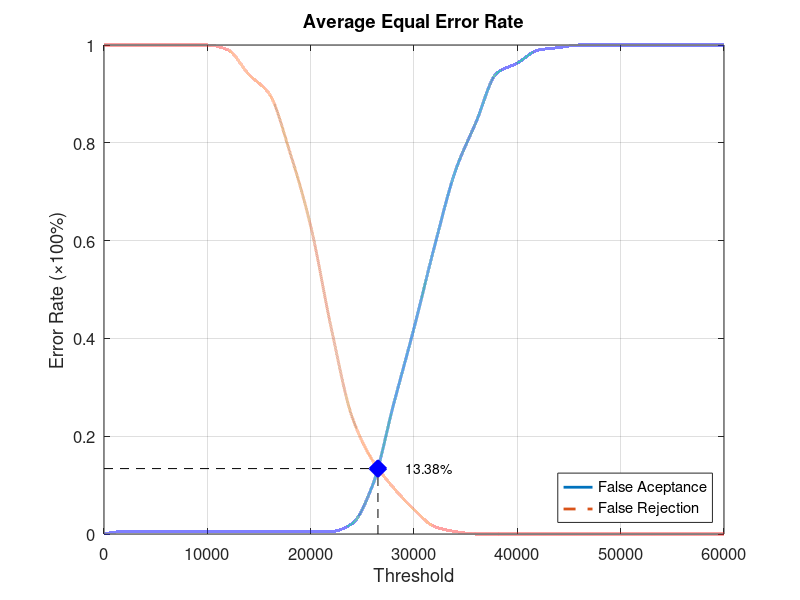
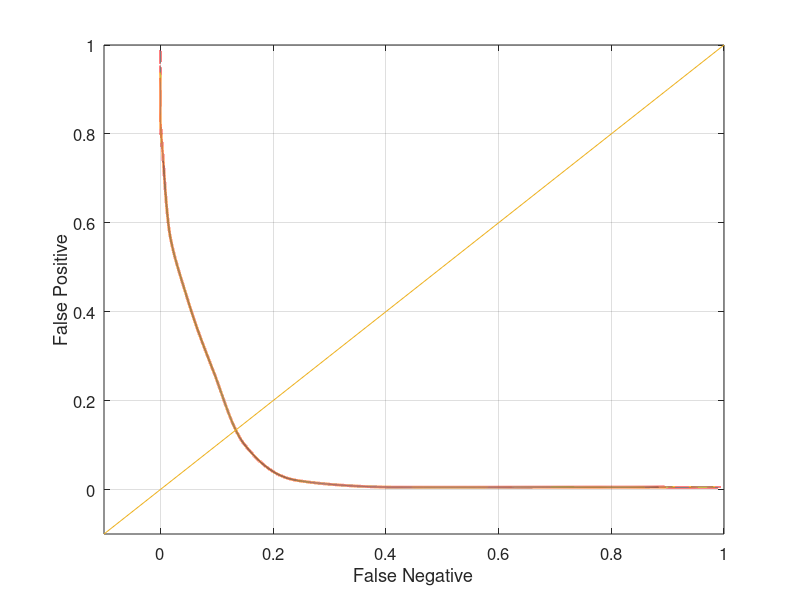

Here is the MATLAB script that generated these plots, in order:
function yEER = Database1_3
close all;
clear;
clc;
x = 0:2000:60000;
xq = 0:0.5:60000;

y0 = [0 0.00526316 0.00526316 0.00526316 0.00526316 0.00526316 0.00526316 0.00526316 0.00526316 0.00526316 0.00526316 0.00526316 0.0210526 0.1 0.263158 0.421053 0.589474 0.742105 0.842105 0.942105 0.963158 0.989474 0.994737 1 1 1 1 1 1 1 1];
yy0 = interp1(x, y0, xq, 'pchip');
y1 = [1 1 1 1 1 1 0.99 0.94 0.9 0.78 0.63 0.42 0.24 0.15 0.095 0.05 0.015 0.005 0 0 0 0 0 0 0 0 0 0 0 0 0];
yy1 = interp1(x, y1, xq, 'pchip');

% Calculating EER: 
y2 = abs(y0 - y1);
find(y2 == min(y2))
yy2 = abs(yy0 - yy1);
xEER = find(yy2 == min(yy2));
xEERIndex = xq(xEER) % X-axis EER
yEER = yy0(xEER) % Y-axis EER

main = figure
plot(xq, yy0,'-','LineWidth', 2);	hold on
plot(xq, yy1,'--','LineWidth', 2);	hold on
plot([xEERIndex xEERIndex], [0 yEER], 'k--');	hold on
plot([0 xEERIndex], [yEER yEER], 'k--');	hold on
plot(xEERIndex, yEER, 'bx', 'LineWidth', 10);	hold on
text(xEERIndex + 10 * xEERIndex / 100, yEER, [num2str(round((10000 * yEER)) / 100) '%'])
legend('False Aceptance', 'False Rejection', 'Location', 'SouthEast')
xlabel('Threshold')
ylabel('Error Rate (\times100%)')
title('Average Equal Error Rate')
set(gca, 'FontSize', 12)
axis([0 60000 0 1])
grid on

print(main, 'Database1_3Main', '-dpng');
FNRxFPR = figure('Color', [1 1 1]);
plot(yy1, yy0, '-', yy1, yy0, 'LineWidth', 2);
hold on
y = -0.1:0.1:1
plot(y, y); 
set(gca, 'FontSize', 12)
xlabel('False Negative')
ylabel('False Positive')
axis([-0.1 1 -0.1 1])
set(gca, 'FontSize', 12)
grid on

print(FNRxFPR, 'Database1_3FNRxFPR','-dpng');
end
